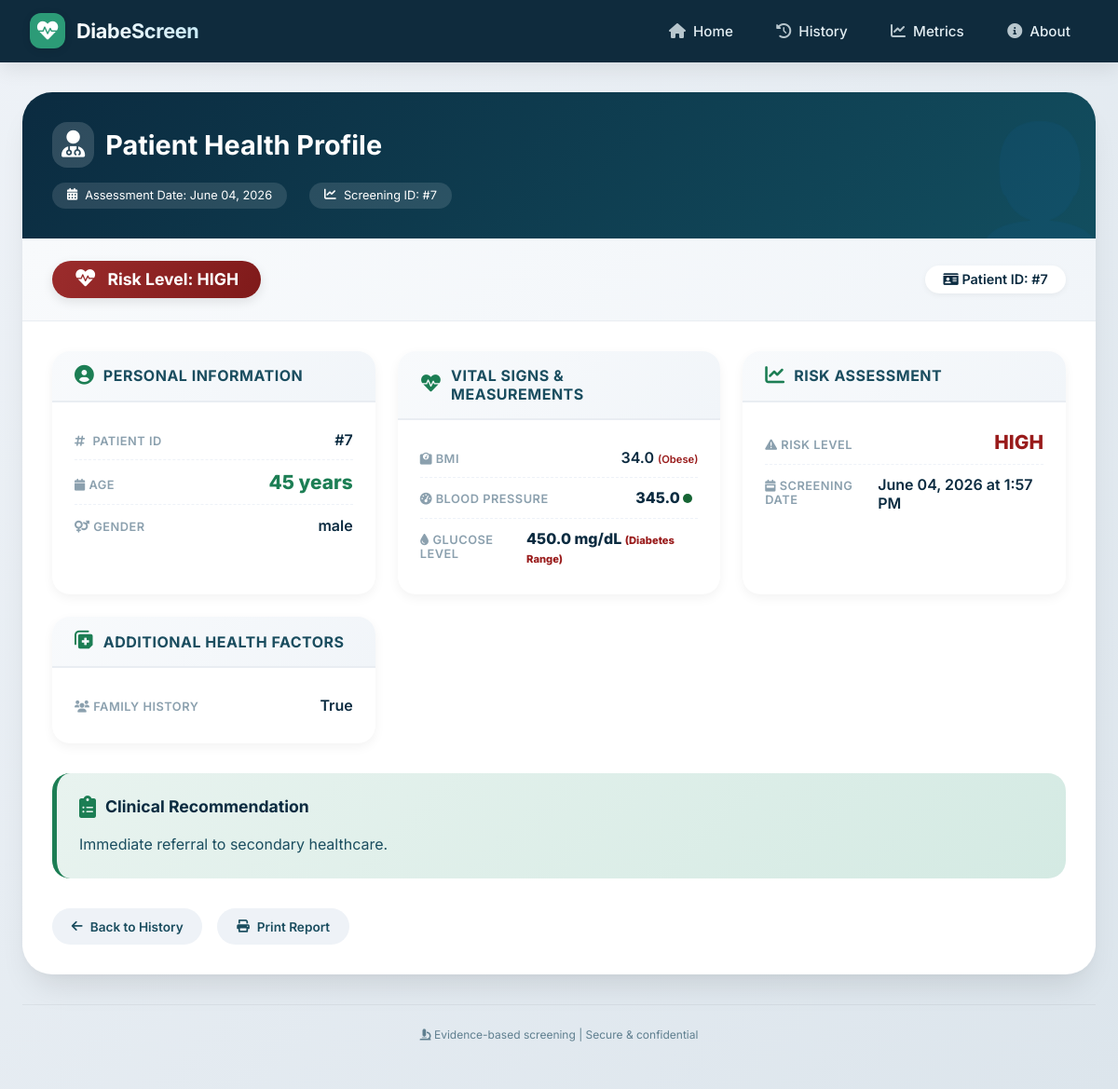
/patient/7/, run on the app's committed database.
### screening/models.py (models this page shows, shortened)
class Patient(models.Model):
    RISK_CHOICES = (
        ('LOW', 'Low Risk'),
        ('MEDIUM', 'Medium Risk'),
        ('HIGH', 'High Risk'),
    )
    gender = models.CharField(max_length=10)
    age = models.IntegerField()
    bmi = models.FloatField()
    blood_pressure = models.FloatField()
    glucose_level = models.FloatField()
    family_history = models.BooleanField(default=False)
    risk_level = models.CharField(
        max_length=20,
        choices=RISK_CHOICES,
        blank=True,
        null=True
    )
    recommendation = models.TextField(blank=True, null=True)
    created_at = models.DateTimeField(auto_now_add=True)

### screening/views.py (the view)
def patient_detail(request, patient_id):
    patient = get_object_or_404(
        Patient,
        id=patient_id
    )
    context = {
        'patient': patient
    }
    return render(
        request,
        'patient_detail.html',
        context
    )

### templates/patient_detail.html (shortened to what this page needs)
{% extends 'base.html' %}
{% block content %}
<div class="details-header">
    <h1>
        <i class="fas fa-user-md"></i>
        Patient Health Profile
    </h1>
    <div class="header-meta">
        <div class="meta-item">
            <i class="fas fa-calendar-alt"></i>
            Assessment Date: {{ patient.created_at|date:"F d, Y"|default:"N/A" }}
        </div>
        <div class="meta-item">
            <i class="fas fa-chart-line"></i>
            Screening ID: #{{ patient.id }}
        </div>
    </div>
</div>
<div class="patient-summary">
    <div class="risk-badge-large
        {% if patient.risk_level|lower == 'high' or patient.risk_level|lower == 'high risk' %}risk-high-bg
        {% elif patient.risk_level|lower == 'moderate' or patient.risk_level|lower == 'medium' or patient.risk_level|lower == 'moderate risk' %}risk-moderate-bg
        {% elif patient.risk_level|lower == 'low' or patient.risk_level|lower == 'low risk' %}risk-low-bg
        {% else %}risk-none-bg{% endif %}">
        <i class="fas fa-heartbeat"></i>
        Risk Level: {{ patient.risk_level }}
    </div>
    <div class="patient-id-badge">
        <i class="fas fa-id-card"></i> Patient ID: #{{ patient.id }}
    </div>
</div>
<div class="info-grid">
    <div class="info-card">
        <div class="card-header">
            <i class="fas fa-user-circle"></i>
            <h3>Personal Information</h3>
        </div>
        <div class="card-body">
            <div class="info-row">
                <span class="info-label">
                    <i class="fas fa-hashtag" style="margin-right: 4px;"></i> Patient ID
                </span>
                <span class="info-value">#{{ patient.id }}</span>
            </div>
            <div class="info-row">
                <span class="info-label">
                    <i class="fas fa-calendar"></i> Age
                </span>
                <span class="info-value-large">{{ patient.age }} years</span>
            </div>
            <div class="info-row">
                <span class="info-label">
                    <i class="fas fa-venus-mars"></i> Gender
                </span>
                <span class="info-value">
                    {% if patient.gender == 'M' %}
                        <i class="fas fa-mars"></i> Male
                    {% elif patient.gender == 'F' %}
                        <i class="fas fa-venus"></i> Female
                    {% else %}
                        {{ patient.gender|default:"Not specified" }}
                    {% endif %}
                </span>
            </div>
        </div>
    </div>
    <div class="info-card">
        <div class="card-header">
            <i class="fas fa-heartbeat"></i>
            <h3>Vital Signs & Measurements</h3>
        </div>
        <div class="card-body">
            <div class="info-row">
                <span class="info-label">
                    <i class="fas fa-weight-scale"></i> BMI
                </span>
                <span class="info-value">
                    {{ patient.bmi|default:"N/A" }}
                    {% if patient.bmi %}
                        {% if patient.bmi|floatformat:1|add:"0" < 18.5 %}
                            <span style="font-size: 0.7rem; color: #b45309;"> (Underweight)</span>
                        {% elif patient.bmi|floatformat:1|add:"0" < 25 %}
                            <span style="font-size: 0.7rem; color: #166534;"> (Normal)</span>
                        {% elif patient.bmi|floatformat:1|add:"0" < 30 %}
                            <span style="font-size: 0.7rem; color: #b45309;"> (Overweight)</span>
                        {% else %}
                            <span style="font-size: 0.7rem; color: #991b1b;"> (Obese)</span>
                        {% endif %}
                    {% endif %}
                </span>
            </div>
            <div class="info-row">
                <span class="info-label">
                    <i class="fas fa-tachometer-alt"></i> Blood Pressure
                </span>
                <span class="info-value">
                    {{ patient.blood_pressure|default:"N/A" }}
                    {% if patient.blood_pressure %}
                        <span class="vital-indicator
                            {% if patient.blood_pressure|cut:"/"|first|add:"0" < 120 %}vital-normal
                            {% elif patient.blood_pressure|cut:"/"|first|add:"0" < 140 %}vital-elevated
                            {% else %}vital-high{% endif %}"></span>
                    {% endif %}
                </span>
            </div>
            <div class="info-row">
                <span class="info-label">
                    <i class="fas fa-tint"></i> Glucose Level
                </span>
                <span class="info-value">
                    {{ patient.glucose_level|default:"N/A" }} mg/dL
                    {% if patient.glucose_level %}
                        {% if patient.glucose_level|add:"0" < 100 %}
                            <span style="font-size: 0.7rem; color: #166534;"> (Normal)</span>
                        {% elif patient.glucose_level|add:"0" < 126 %}
                            <span style="font-size: 0.7rem; color: #b45309;"> (Prediabetes)</span>
                        {% else %}
                            <span style="font-size: 0.7rem; color: #991b1b;"> (Diabetes Range)</span>
                        {% endif %}
                    {% endif %}
                </span>
            </div>
        </div>
    </div>
    <div class="info-card">
        <div class="card-header">
            <i class="fas fa-chart-line"></i>
            <h3>Risk Assessment</h3>
        </div>
        <div class="card-body">
            <div class="info-row">
                <span class="info-label">
                    <i class="fas fa-exclamation-triangle"></i> Risk Level
                </span>
                <span class="info-value-large" style="
                    {% if patient.risk_level|lower == 'high' or patient.risk_level|lower == 'high risk' %}color: #991b1b;
                    {% elif patient.risk_level|lower == 'moderate' or patient.risk_level|lower == 'medium' %}color: #b45309;
                    {% elif patient.risk_level|lower == 'low' or patient.risk_level|lower == 'low risk' %}color: #166534;
                    {% else %}color: #3730a3;{% endif %}">
                    {{ patient.risk_level }}
                </span>
            </div>
            <div class="info-row">
                <span class="info-label">
                    <i class="fas fa-calendar-week"></i> Screening Date
                </span>
                <span class="info-value">{{ patient.created_at|date:"F d, Y \a\t g:i A"|default:"N/A" }}</span>
            </div>
        </div>
    </div>
    {% if patient.family_history or patient.smoking_status or patient.physical_activity %}
    <div class="info-card">
        <div class="card-header">
            <i class="fas fa-notes-medical"></i>
            <h3>Additional Health Factors</h3>
        </div>
        <div class="card-body">
            {% if patient.family_history %}
            <div class="info-row">
                <span class="info-label">
                    <i class="fas fa-users"></i> Family History
                </span>
                <span class="info-value">{{ patient.family_history }}</span>
            </div>
            {% endif %}
        </div>
    </div>
    {% endif %}
</div>
<div class="recommendation-section">
    <div class="recommendation-card">
        <div class="recommendation-header">
            <i class="fas fa-clipboard-list"></i>
            <h3>Clinical Recommendation</h3>
        </div>
        <div class="recommendation-text">
            {{ patient.recommendation|default:"Based on the risk assessment, please consult with a healthcare provider for a comprehensive evaluation and personalized care plan." }}
        </div>
    </div>
</div>
<div class="action-buttons">
    <a href="/history/" class="btn-action btn-secondary">
        <i class="fas fa-arrow-left"></i> Back to History
    </a>
    <a href="#" onclick="window.print(); return false;" class="btn-action btn-secondary">
        <i class="fas fa-print"></i> Print Report
    </a>
</div>
{% endblock %}

### templates/base.html (style rules this page uses)
* { margin: 0; padding: 0; box-sizing: border-box; }
body { font-family: 'Inter', system-ui, -apple-system, 'Segoe UI', Roboto, Helvetica, sans-serif; background: linear-gradient(135deg, #eef2f7 0%, #dce5ec 100%); min-height: 100vh; display: flex; flex-direction: column; }
.page-card > :first-child { padding: 2rem 2rem 2rem 2rem; }

### templates/patient_detail.html (style rules this page uses)
.details-header { background: linear-gradient(135deg, #0b2b40 0%, #124e5f 100%); padding: 2rem 2rem 1.8rem 2rem; color: white; position: relative; overflow: hidden; }
.details-header::before { content: "👤"; position: absolute; right: -20px; bottom: -20px; font-size: 8rem; opacity: 0.08; pointer-events: none; }
.details-header h1 { font-size: 1.8rem; font-weight: 700; display: flex; align-items: center; gap: 12px; margin-bottom: 0.5rem; }
.details-header h1 i { font-size: 1.8rem; background: rgba(255,255,255,0.15); padding: 10px; border-radius: 16px; }
.header-meta { display: flex; gap: 1.5rem; flex-wrap: wrap; margin-top: 1rem; }
.meta-item { display: inline-flex; align-items: center; gap: 8px; background: rgba(255,255,255,0.12); padding: 0.4rem 1rem; border-radius: 30px; font-size: 0.8rem; }
.patient-summary { display: flex; flex-wrap: wrap; gap: 1.5rem; padding: 1.5rem 2rem; background: linear-gradient(135deg, #f8fafc, #f1f5f9); border-bottom: 1px solid #e9edf2; align-items: center; justify-content: space-between; }
.risk-badge-large { display: inline-flex; align-items: center; gap: 12px; padding: 0.6rem 1.5rem; border-radius: 60px; font-size: 1.1rem; font-weight: 700; color: white; box-shadow: 0 4px 12px rgba(0,0,0,0.1); }
.risk-badge-large i { font-size: 1.3rem; }
.risk-high-bg { background: linear-gradient(115deg, #9b2c2c, #7f1a1a); }
.patient-id-badge { background: white; padding: 0.4rem 1.2rem; border-radius: 30px; color: #0b2b40; font-weight: 600; font-size: 0.9rem; box-shadow: 0 2px 6px rgba(0,0,0,0.05); }
.info-grid { display: grid; grid-template-columns: repeat(auto-fit, minmax(320px, 1fr)); gap: 1.5rem; padding: 2rem; }
.info-card { background: white; border-radius: 1.2rem; overflow: hidden; box-shadow: 0 4px 12px rgba(0, 0, 0, 0.05); transition: all 0.3s ease; }
.card-header { padding: 1rem 1.5rem; background: linear-gradient(135deg, #f8fafc, #f1f5f9); border-bottom: 2px solid #e9edf2; display: flex; align-items: center; gap: 10px; }
.card-header i { font-size: 1.3rem; color: #1c7e54; }
.card-header h3 { font-size: 1rem; font-weight: 700; text-transform: uppercase; letter-spacing: 0.5px; color: #1a4d5f; margin: 0; }
.card-body { padding: 1.2rem 1.5rem; }
.info-row { display: flex; justify-content: space-between; align-items: baseline; padding: 0.7rem 0; border-bottom: 1px dashed #eef2f8; }
.info-row:last-child { border-bottom: none; }
.info-label { font-size: 0.8rem; font-weight: 600; text-transform: uppercase; letter-spacing: 0.5px; color: #8ba0ae; }
.info-value { font-size: 1rem; font-weight: 600; color: #0b2b40; }
.info-value-large { font-size: 1.3rem; font-weight: 800; color: #1c7e54; }
.recommendation-section { margin: 0 2rem 2rem 2rem; }
.recommendation-card { background: linear-gradient(135deg, #e8f3ef, #d4eae3); border-radius: 1.2rem; padding: 1.5rem; border-left: 5px solid #1c7e54; }
.recommendation-header { display: flex; align-items: center; gap: 10px; margin-bottom: 1rem; }
.recommendation-header i { font-size: 1.5rem; color: #1c7e54; }
.recommendation-header h3 { font-size: 1.1rem; font-weight: 700; color: #0b2b40; margin: 0; }
.recommendation-text { font-size: 1rem; line-height: 1.6; color: #1a4d5f; }
.action-buttons { display: flex; gap: 1rem; padding: 0 2rem 2rem 2rem; flex-wrap: wrap; }
.btn-action { display: inline-flex; align-items: center; gap: 8px; padding: 0.7rem 1.3rem; border-radius: 40px; text-decoration: none; font-weight: 600; font-size: 0.85rem; transition: all 0.2s; cursor: pointer; border: none; font-family: 'Inter', sans-serif; }
.btn-secondary { background: #eef2f7; color: #1a4d5f; }
.vital-indicator { display: inline-block; width: 10px; height: 10px; border-radius: 50%; margin-right: 6px; }
.vital-normal { background: #166534; }

### data on the page
Patient: created_at "June 04, 2026", id "7", risk_level "HIGH", age "45", gender "male", bmi "34.0", blood_pressure "345.0", glucose_level "450.0", created_at "June 04, 2026 at 1:57 PM", family_history "True", recommendation "Immediate referral to secondary healthcare."
